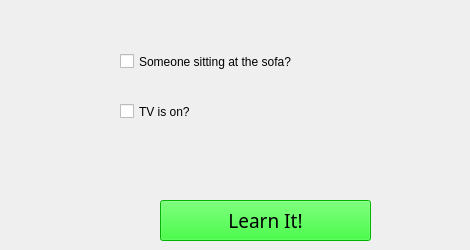
      <widget class="QWidget" name="tab_11">
       <attribute name="title">
        <string>Living Room</string>
       </attribute>
       <widget class="QCheckBox" name="sittingSofaCheckBox">
        <property name="geometry">
         <rect>
          <x>120</x>
          <y>50</y>
          <width>341</width>
          <height>23</height>
         </rect>
        </property>
        <property name="text">
         <string>Someone sitting at the sofa?</string>
        </property>
       </widget>
       <widget class="QCheckBox" name="TVOncheckBox">
        <property name="geometry">
         <rect>
          <x>120</x>
          <y>100</y>
          <width>161</width>
          <height>23</height>
         </rect>
        </property>
        <property name="text">
         <string>TV is on?</string>
        </property>
       </widget>
       <widget class="QPushButton" name="livingLearnItPushButton">
        <property name="geometry">
         <rect>
          <x>160</x>
          <y>200</y>
          <width>211</width>
          <height>41</height>
         </rect>
        </property>
        <property name="font">
         <font>
          <family>Sans Serif</family>
          <pointsize>14</pointsize>
          <weight>50</weight>
          <italic>false</italic>
          <bold>false</bold>
         </font>
        </property>
        <property name="styleSheet">
         <string notr="true">background-color: rgb(0, 255, 0);
color: rgb(0, 0, 0);</string>
        </property>
        <property name="text">
         <string>Learn It!</string>
        </property>
       </widget>
      </widget>
